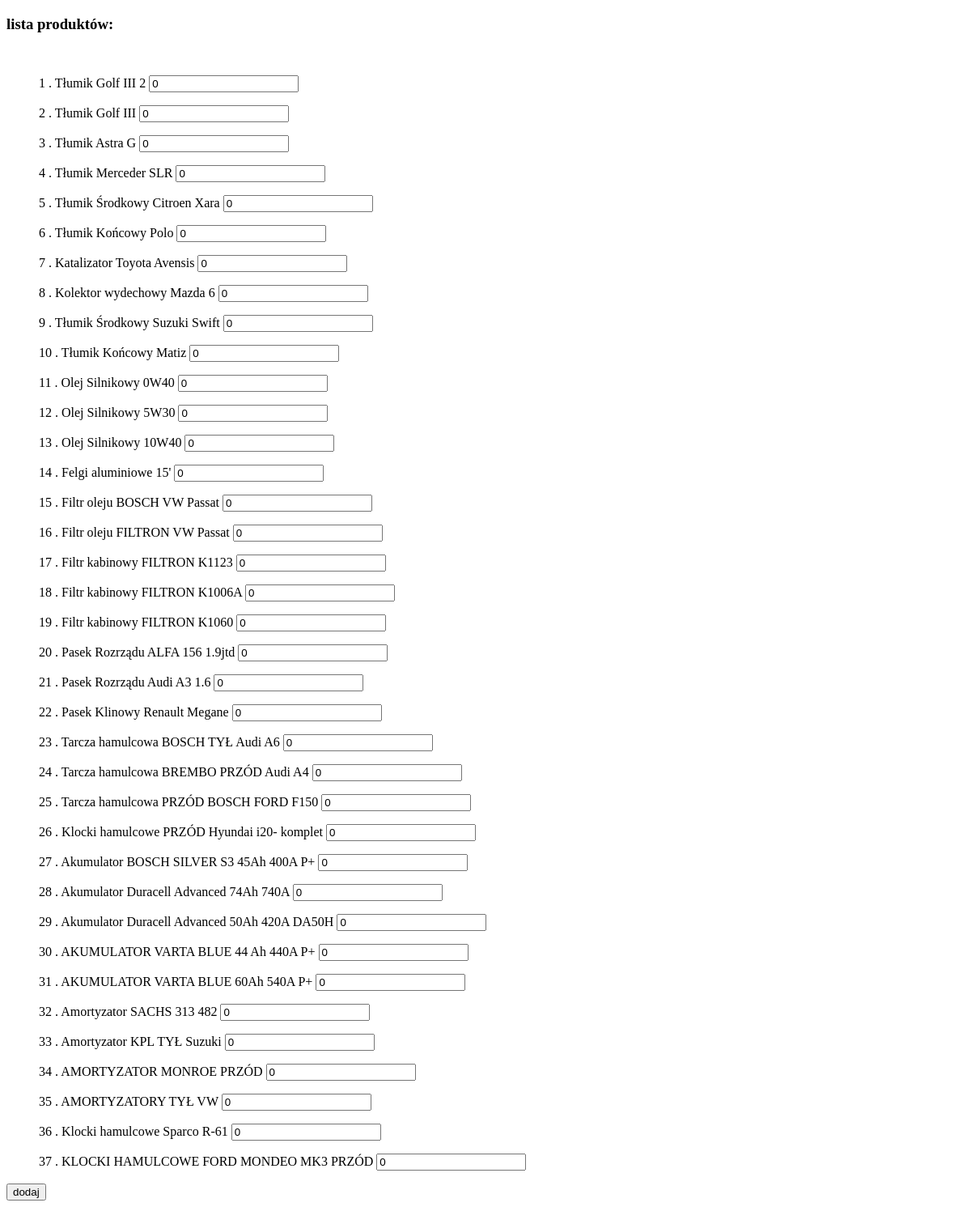
Page /zamow on the earlier database version.
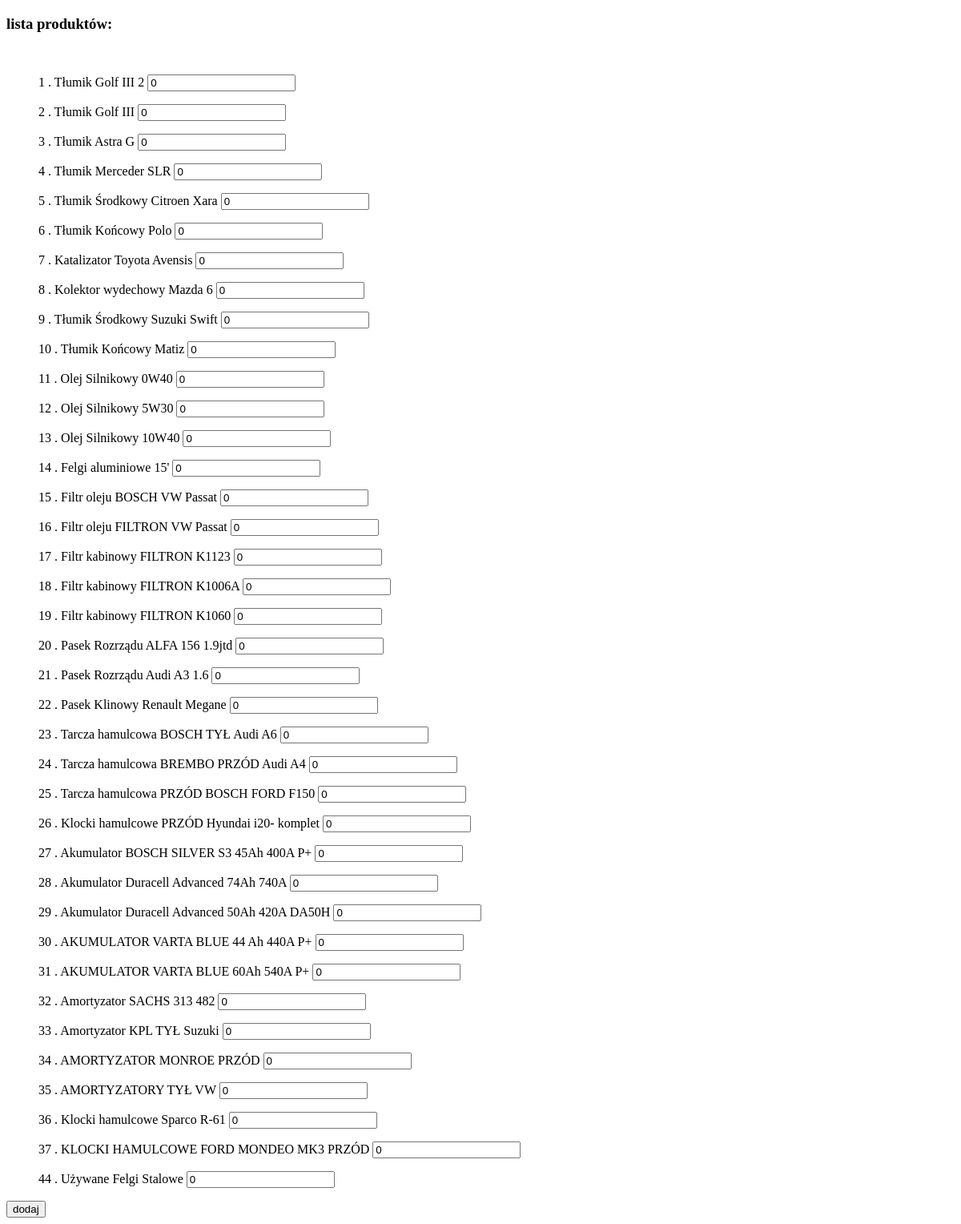
Same page on the later database version.
### produkty/models.py (models this page shows, shortened)
class Produkty(models.Model):
    n_cz    = 876543
    nazwa   = models.CharField(max_length=60)
    opis    = models.TextField(blank=True)
    cena    = models.DecimalField(max_digits=99999 ,decimal_places=2)
    producent = models.ForeignKey(Producent,on_delete=models.CASCADE,blank=True,null=True)
    kategoria = models.ForeignKey(Kategoria,on_delete=models.CASCADE,blank=True,null=True)
    obraz   = models.FileField(upload_to='', blank=True)
    created = models.DateTimeField(auto_now_add=True)
    updated = models.DateTimeField(auto_now=True)
    stan    = models.PositiveIntegerField(validators=[MinValueValidator(1)])
    numer   = models.IntegerField(default= 0 ,unique=False,blank=True, null=True)
    regał_wygory = models.TextChoices('regały', 'Regał_1 Regał_2 Regał_3 Regał_4')
    lokacja_x_wybory = models.TextChoices('lokacje', 'slot_1 slot_2 slot_3 slot_4 slot_5 slot_6 slot_7 slot_8')
    półka_wybory = models.TextChoices('półki', 'Półka_1 Półka_2 Półka_3 Półka_4')
    regał = models.CharField(default='Regał_1', blank=True, choices=regał_wygory.choices, max_length=30)
    półka = models.CharField(default='Półka_3', blank=False, choices=półka_wybory.choices, max_length=30)
    lokacja_x = models.CharField(default='slot_1', blank=True, choices=lokacja_x_wybory.choices, max_length=30)
    class Meta:
        verbose_name        = "Produkt"
        verbose_name_plural = "Produkty"

### produkty/views.py (the view)
# urls.py: path('zamow',zamowienie, name='zamowienie'),
def zamowienie(request):
    form = Zamowienie()
    prod_list = Produkty.objects.all()
    context = {
        "form" : form,
        'prod_list': prod_list,
    }
    return render(request,'produkty/zamow.html',context)

### produkty/forms.py
class Zamowienie(forms.Form):
    ilosc   = forms.IntegerField(label="",min_value=0,initial=0)

### produkty/templates/produkty/zamow.html (shortened to what this page needs)
<!DOCTYPE html>
<html lang="en">
<head>
</head>
<body>
<h3>lista produktów:</h3>
    <br />
    {% if prod_list %}
        <form action="." method = "POST">{%csrf_token%}
            <ul>
            {% for produkt in prod_list %}
                <p> {{ produkt.id }} .  {{ produkt.nazwa}}  {{ form }}</p>
            {% endfor %}
            </ul>
            <input type="submit" value="dodaj"/>
        </form>
    {% else %}
        <p>No products are available.</p>
    {% endif %}
</body>
</html>

Differences in the rows shown:
added Produkty: id "44", nazwa "Używane Felgi Stalowe", ilosc "0"
